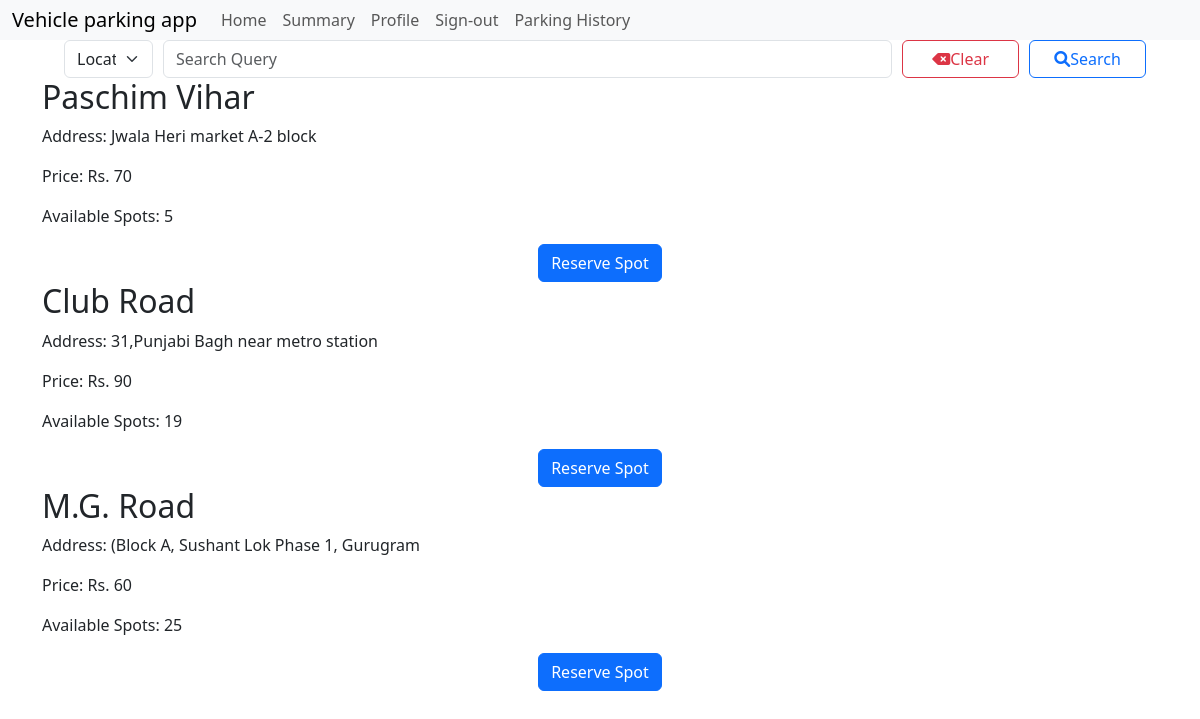
The app's page /home (signed in) with its own data.
### models.py (models this page shows)
class Parkinglot(db.Model):
    __tablename__='parking_lot'
    id=db.Column(db.Integer,primary_key=True)
    primary_location_name=db.Column(db.String(64),unique=True,nullable=False)
    price=db.Column(db.Integer,nullable=False)
    address=db.Column(db.String(128),nullable=False)
    pin_code=db.Column(db.Integer,nullable=False)
    maximum_number_of_spots=db.Column(db.Integer,nullable=False)
    spaces=db.relationship('Parkingspace',backref='parkinglot',cascade='all, delete-orphan',lazy='dynamic')

### routes.py (the view, shortened to what this page needs)
@app.route('/home')
@auth_required
def home():
    user = User.query.get(session['user_id'])
    if user.isadmin:
        return redirect(url_for('admin_home'))
    parameter = request.args.get('parameter')
    query = request.args.get('query')
    parameters = {
        'primary_location_name': 'Location Name',
        'pin_code': 'Pincode'
    }
    if not parameter or not query:
        return render_template('home.html', user=user, parking_lots=Parkinglot.query.all(), parameters=parameters)

### routes.py (called while the page is built)
def auth_required(func):
    @wraps(func)
    def inner(*args, **kwargs):
        if 'user_id' not in session:
            flash('You need to sign-in first')
            return redirect(url_for('signin'))
        return func(*args, **kwargs)
    return inner

### templates/home.html (shortened to what this page needs)
{% extends "layout.html" %}
{% block content %}
{% include "search_bar.html" with context %}
<div class="parking_lot-list">
  {% for parking_lot in parking_lots %}
    <div class="parking_lot">
      <h2>{{ parking_lot.primary_location_name }}</h2>
      <p>Address: {{ parking_lot.address }}</p>
      <p>Price: Rs. {{ parking_lot.price }}</p>
      {% set available_spotscount=parking_lot.spaces|selectattr("status","equalto","available")|list|length %}
      {% set available_spots=parking_lot.spaces|selectattr("status","equalto","available")|list %}
      {% set current_spot=available_spots[0] if available_spots else None %}
      {% if available_spotscount > 0 %}
      <p>Available Spots: {{ available_spotscount }}</p>
        <form action="{{ url_for('book_parking', spot_id=current_spot.id) }}" method="get">
          <button type="submit" class="btn btn-primary">Reserve Spot</button>
        </form>
      {% else %}
          <p class="text-danger">Spot not available</p>
      {% endif %}
      </div>
  {% endfor %}
</div>
{% endblock %}

### templates/layout.html (shortened to what this page needs)
<!DOCTYPE html>
<html lang="en">
<head>
    <link href="https://cdn.jsdelivr.net/npm/bootstrap@5.3.7/dist/css/bootstrap.min.css" rel="stylesheet">
    <link rel="stylesheet" href="https://cdnjs.cloudflare.com/ajax/libs/font-awesome/6.0.0-beta3/css/all.min.css">
 </head>
  <body>
       {% include "nav-bar.html" %}
   <div class="container">
     {% block content %}
     {% endblock %}
   </div>
 </body>
</html>

### templates/nav-bar.html (shortened to what this page needs)
<div class="navbar">
<nav class="navbar navbar-expand-lg bg-body-tertiary">
  <div class="container-fluid">
    <a class="navbar-brand" href="/">Vehicle parking app</a>
    <div class="collapse navbar-collapse" id="navbarNav">
      <ul class="navbar-nav">
        {% if user and user.isadmin %}
        <li class="nav-item">
          <a class="nav-link" href="{{url_for('admin_home')}}">Home</a>
        </li>
        <li class="nav-item">
          <a class="nav-link" href="{{url_for('admin_user')}}">Registered Users</a>
        </li>
        <li class="nav-item">
          <a class="nav-link" href="{{url_for('admin_summary')}}">Summary</a>
        </li>
        <li class="nav-item">
          <a class="nav-link" href="{{url_for('profile')}}">Profile</a>
        </li>
        <li class="nav-item">
          <a class="nav-link" href="{{url_for('signout')}}">Sign-out</a>
        </li>
        {% elif user %}
        <li class="nav-item">
          <a class="nav-link" href="{{url_for('home')}}">Home</a>
        </li>
        <li class="nav-item">
          <a class="nav-link" href="{{url_for('user_summary')}}">Summary</a>
        </li>
        <li class="nav-item">
          <a class="nav-link" href="{{url_for('profile')}}">Profile</a>
        </li>
        <li class="nav-item">
          <a class="nav-link" href="{{url_for('signout')}}">Sign-out</a>
        </li>
        <li class="nav-item">
          <a class="nav-link" href="{{url_for('parked_history')}}">Parking History</a>
        </li>
        {% endif %}
      </ul>
    </div>
  </div>
</nav>
</div>

### templates/search_bar.html (shortened to what this page needs)
    <div class="container-fluid">
        <form>
            <select name="parameter" id="parameter" class="form-select">
                {% for param in parameters %}
                    {% if param==parameter %}
                    <option value="{{ param }}" selected>{{parameters[param]}}</option>
                {% else %}
                    <option value="{{ param }}">{{parameters[param]}}</option>
                {% endif %}
                {% endfor %}
            </select>
            <input type="text" class="form-control" id="query" name="query" placeholder="Search Query" value="{{query}}">
            <button type="button" class="btn btn-outline-danger clear-button" onclick="clearSearch()"><i class="fas fa-backspace"></i>Clear</button>
            <button type="submit" class="btn btn-outline-primary search-button"><i class="fas fa-search"></i>Search</button>
        </form>
    </div>

### templates/layout.html (style rules this page uses)
body { padding:0; margin:0; }

### templates/nav-bar.html (style rules this page uses)
.navbar { width:100%; padding:0; }

### templates/search_bar.html (style rules this page uses)
form { width:100%; display:flex; justify-content: center; align-items: center; }
#parameter { margin-left:10px; margin-right:10px; width:10%; }
.search-button { margin-left:10px; width:15%; }
.clear-button { margin-left:10px; width:15%; }

### records on screen
Parkinglot: primary_location_name "Paschim Vihar", address "Jwala Heri market A-2 block", price "70", available_spotscount "5"
Parkinglot: primary_location_name "Club Road", address "31,Punjabi Bagh near metro station", price "90", available_spotscount "19"
Parkinglot: primary_location_name "M.G. Road", address "(Block A, Sushant Lok Phase 1, Gurugram", price "60", maximum_number_of_spots "25"

### other values on screen
form field parameter "Location Name"
